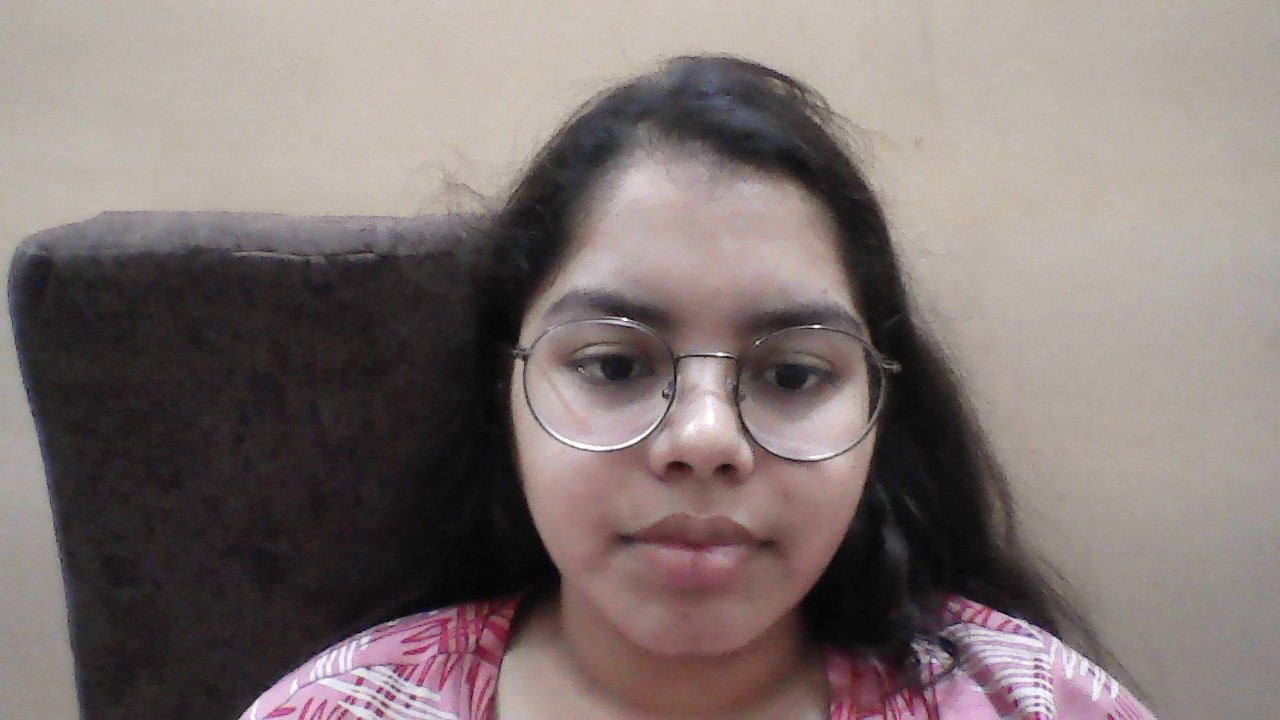
#> input picture opencv/shruti.jpg, 1280 x 720 px, found by its file name
$ jupyter execute image.ipynb
#> lines starting #> are read from the running program, lines starting #| are printed output that depends on the picture
[cell 1]
import cv2

[cell 2]
# loading an image
img = cv2.imread('opencv\shruti.jpg',0)
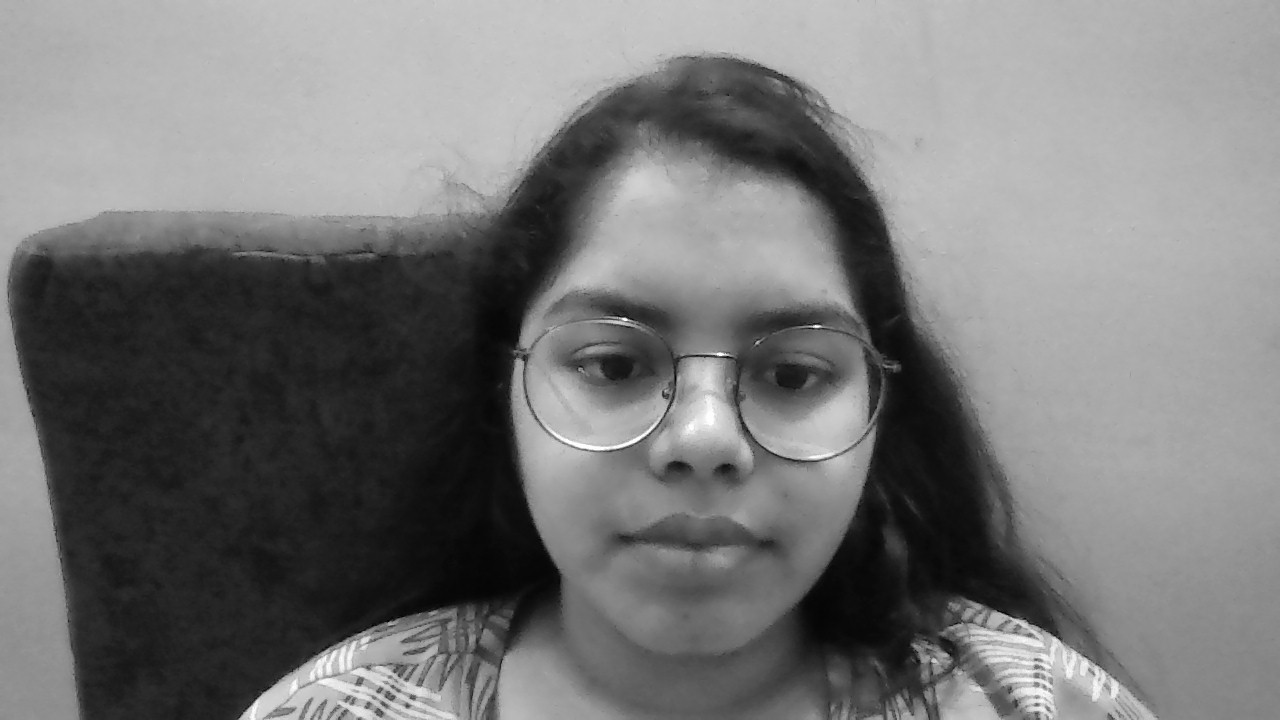
#> img: shape (720, 1280); min 0, max 255, mean 119
img = cv2.resize(img,(400,400))
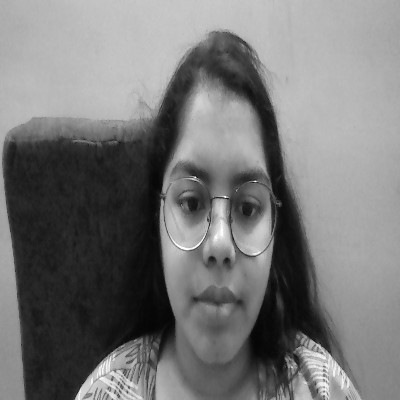
#> img: shape (400, 400); min 1, max 255, mean 118.9
# displaying the image
cv2.imshow('Image', img)
cv2.waitKey(0) # 0 means wait till infinite seconds
cv2.destroyAllWindows()

[cell 3]
import cv2
import os

# Get the current working directory
current_dir = os.getcwd()
print(f"Current working directory: {current_dir}")

# Construct the full path to the image
image_path = os.path.join(current_dir, 'open cv', 'shruti.jpg')
print(f"Full image path: {image_path}")

# Check if the file exists
if not os.path.exists(image_path):
    print(f"Error: The file {image_path} does not exist.")
else:
    # Loading an image
    img = cv2.imread(image_path, 0)

    if img is None:
        print(f"Error: Unable to read the image at {image_path}")
    else:
        print(f"Image shape before resize: {img.shape}")
#| Image shape before resize: (720, 1280)

        # Resize the image
        img = cv2.resize(img, (400, 400))

        print(f"Image shape after resize: {img.shape}")
#| Image shape after resize: (400, 400)
